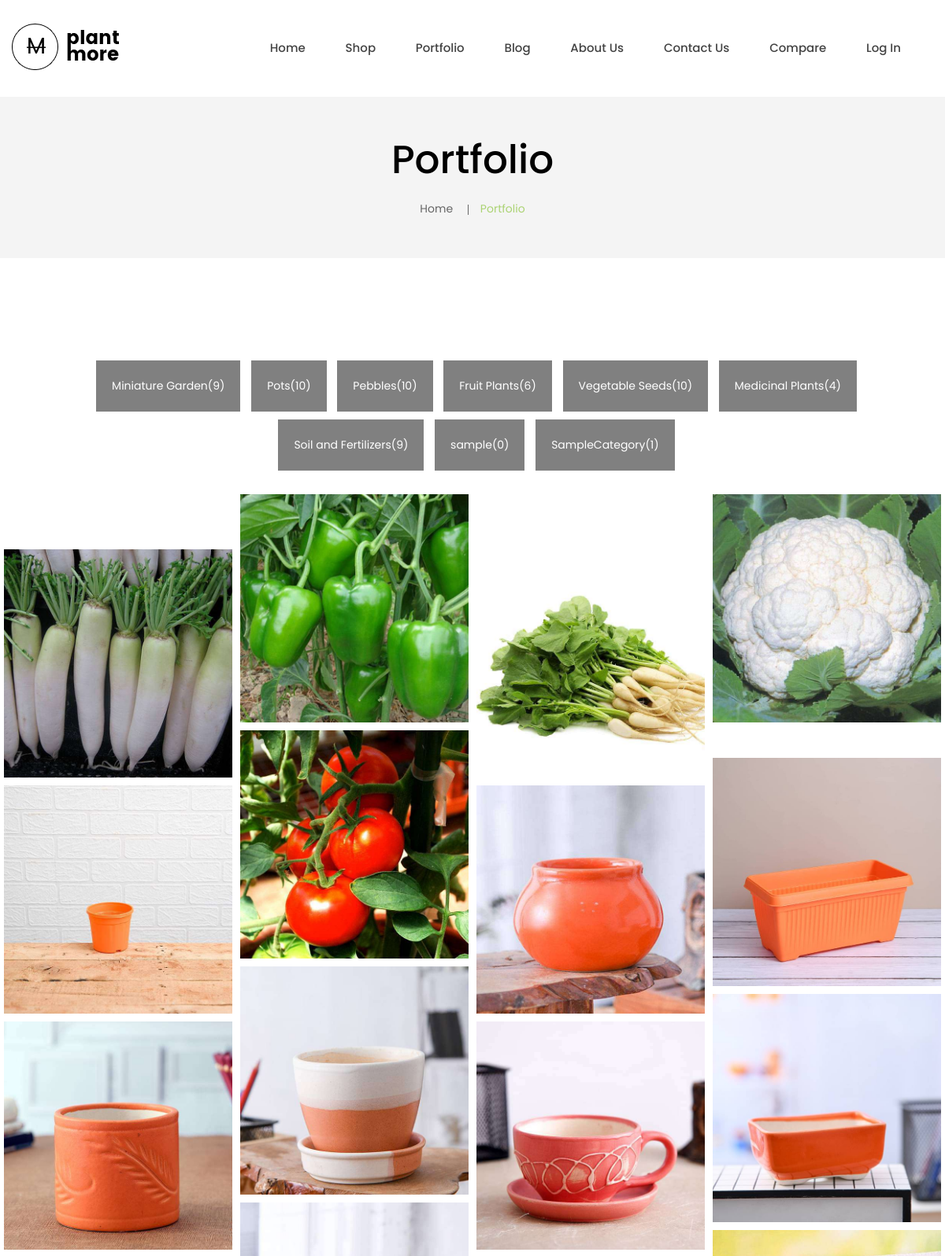
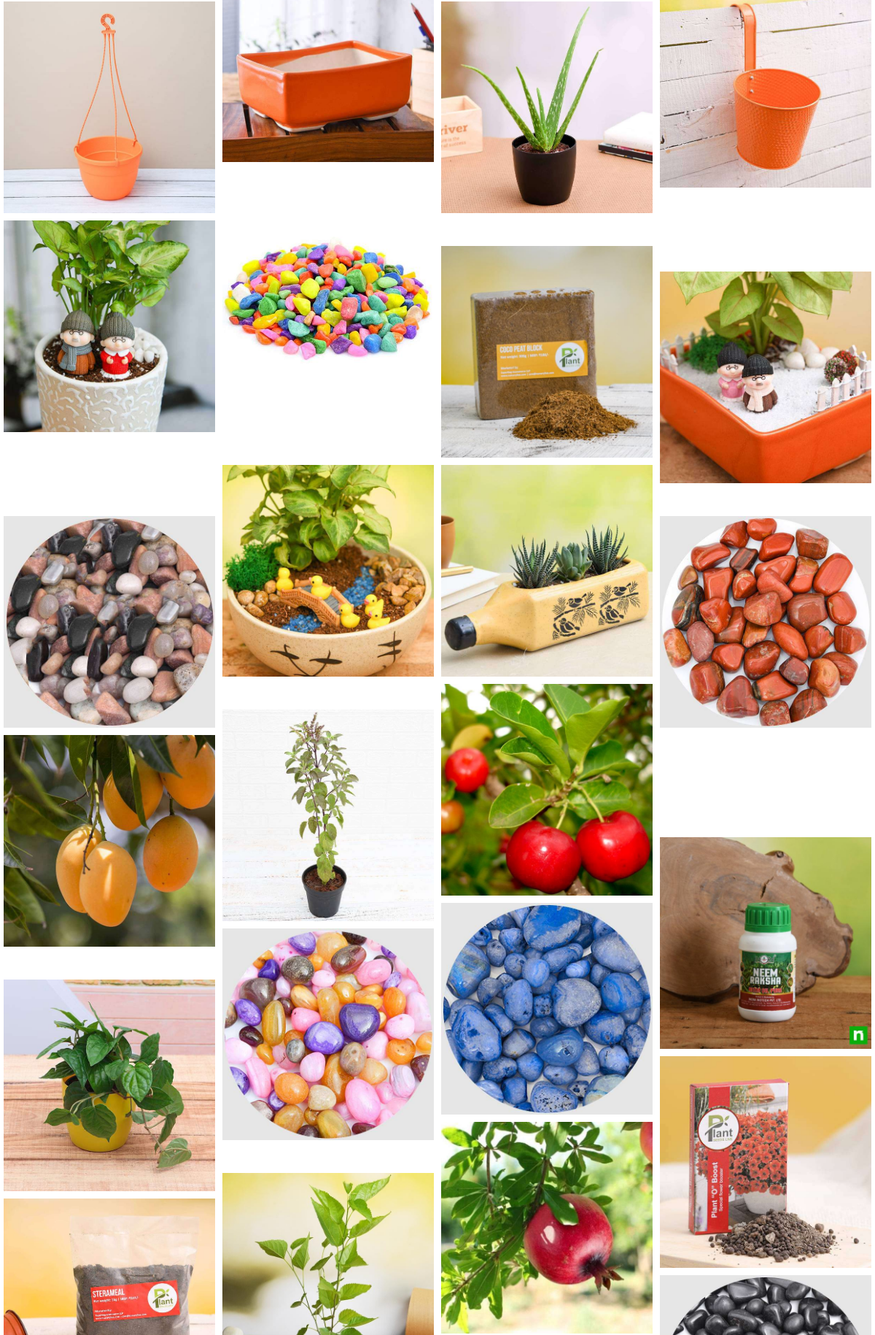
Screenshot of /portfolio.php (upper part) with the database file from the repository (2 pictures, top to bottom).
### tables this page shows
CREATE TABLE `tbl_category` (
  `id` int(11) NOT NULL,
  `category_name` varchar(50) NOT NULL,
  `image` text NOT NULL,
  `status` int(1) NOT NULL COMMENT '0-inactive\r\n1-active'
);

CREATE TABLE `tbl_product` (
  `id` int(11) NOT NULL,
  `category_id` int(11) NOT NULL,
  `image` text NOT NULL,
  `image1` text NOT NULL,
  `image2` text NOT NULL,
  `product_name` varchar(100) NOT NULL,
  `real_price` int(10) NOT NULL,
  `price` int(11) NOT NULL,
  `discount` int(11) NOT NULL,
  `stock` int(11) NOT NULL,
  `product_description` text NOT NULL,
  `status` int(1) NOT NULL COMMENT '0-inactive\r\n1-active'
);

### assets/libs/class.database.php (called while the page is built, shortened)
<?php
	class MySQLDatabase{
		private $connection;
		public function open_connection(){
			$this->connection = mysqli_connect( DB_SERVER, DB_USER, DB_PASS, DB_NAME);
			if (function_exists('mysqli_set_charset'))
				mysqli_set_charset($this->connection, 'utf8');
			else
				mysqli_query($this->connection, 'SET NAMES utf8');
		}
		public function query( $sql="" ){
			$result = mysqli_query( $this->connection, $sql);
			return $result;
		}
		public function fetch_array( $result ){
			return mysqli_fetch_array( $result );
		}
	}
	$database = new MySQLDatabase();
?>

### portfolio.php (the view, shortened to what this page needs)
<?php
include_once 'assets/libs/class.database.php';
global $database, $db;
?>
<!doctype html>
<html class="no-js" lang="en">
<head>
	<link rel="stylesheet" href="css/bootstrap.min.css">
    <link rel="stylesheet" href="css/linearicons.min.css">
    <link rel="stylesheet" href="css/font-awesome.min.css">
	<link rel="stylesheet" href="css/animate.css">
	<link rel="stylesheet" href="css/owl.carousel.min.css">
	<link rel="stylesheet" href="css/slick.css">
	<link rel="stylesheet" href="css/meanmenu.min.css">
	<link rel="stylesheet" href="css/easyzoom.css">
	<link rel="stylesheet" href="css/venobox.css">
	<link rel="stylesheet" href="css/jquery-ui.css">
	<link rel="stylesheet" href="css/nice-select.css">
	<link rel="stylesheet" href="style.css">
	<link rel="stylesheet" href="css/responsive.css">
</head>
<body>
	<div class="wrapper">
		<?php include('includes/header1.php') ?>
		<div class="breadcrumb-tow mb-120">
            <div class="container">
                <div class="row">
                    <div class="col-12">
                        <div class="breadcrumb-title">
                            <h1>Portfolio</h1>
                        </div>
                        <div class="breadcrumb-content breadcrumb-content-tow">
                            <ul>
                                <li><a href="index.php">Home</a></li>
                                <li class="active">Portfolio</li>
                            </ul>
                        </div>
                    </div>
                </div>
            </div>
        </div>
		<div class="protfolio-menu-area">
            <div class="container">
                <div class="row">
                    <div class="col-md-12">
                        <div class="protfolio-menu">
                            <ul class="protfolio-menu-active">
                                <?php
                                $sql1="SELECT * from `".TBL_CATEGORY."` WHERE `status`=1 ";
                                $result1 = $database->query($sql1);
                                while($row1 = $database->fetch_array($result1))
                                {
                                    $sql2="SELECT * from `".TBL_PRODUCT."` WHERE `category_id`='".$row1['id']."' AND status=1 ";
                                    $result2 = $database->query($sql2);
                                ?>
                                <a href="portfolio.php?category_id=<?php echo $row1['id'] ?>" style="color:white"><span style="color: white; background-color: grey; padding: 20px; margin-left: 10px; display:inline-block; margin-top: 10px;"><?php echo $row1['category_name'] ?><span>(<?php echo mysqli_num_rows($result2) ?>)</span></span></a>
                                <?php } ?>
                            </ul>
                        </div>
                    </div>
                </div>
            </div>
        </div>
		<div class="protfolio-item mb-80">
            <div class="container-fluid">
                <div class="row protfolio-active">
                    <?php
                    if(isset($_GET['category_id']))
                    {
                        $sql3="SELECT * from `".TBL_PRODUCT."` WHERE `category_id`='".$_GET['category_id']."' ";
                    }
                    else
                    {
                        $sql3="SELECT * from `".TBL_PRODUCT."` ORDER BY product_name ASC ";
                    }
                    $result3 = $database->query($sql3);
                    while($row3 = $database->fetch_array($result3))
                    {
                    ?>
                    <div class="col-md-6 col-lg-4 col-xl-3 grid-item company">
                        <div class="single-protfolio">
                            <div class="protfolio-img img-full">
                                <img src="admin/uploads/<?php echo $row3['image'] ?>" alt="">
                                <div class="content">
                                    <div class="portfolio-icon" style="width: 200px;">
                                    </div>
                                </div>
                            </div>
                        </div>
                    </div>
                    <?php } ?>
                </div>
            </div>
        </div>
      <?php include('includes/brand.php') ?>
	</div>
</body>
</html>

### rows the page displays
tbl_category: category_name "Miniature Garden", mysqli_num_rows($result2) "9"
tbl_category: category_name "Pots", mysqli_num_rows($result2) "10"
tbl_category: category_name "Pebbles", mysqli_num_rows($result2) "10"
tbl_category: category_name "Fruit Plants", mysqli_num_rows($result2) "6"
tbl_category: category_name "Vegetable Seeds", mysqli_num_rows($result2) "10"
tbl_category: category_name "Medicinal Plants", mysqli_num_rows($result2) "4"
tbl_category: category_name "Soil and Fertilizers", mysqli_num_rows($result2) "9"
tbl_category: category_name "sample", mysqli_num_rows($result2) "0"
tbl_category: category_name "SampleCategory", mysqli_num_rows($result2) "1"
tbl_product: image (picture)
tbl_product: image (picture)
tbl_product: image (picture)
tbl_product: image (picture)
tbl_product: image (picture)
tbl_product: image (picture)
tbl_product: image (picture)
tbl_product: image (picture)
tbl_product: image (picture)
tbl_product: image (picture)
tbl_product: image (picture)
tbl_product: image (picture)
tbl_product: image (picture)
tbl_product: image (picture)
tbl_product: image (picture)
tbl_product: image (picture)
tbl_product: image (picture)
tbl_product: image (picture)
tbl_product: image (picture)
tbl_product: image (picture)
tbl_product: image (picture)
tbl_product: image (picture)
tbl_product: image (picture)
tbl_product: image (picture)
tbl_product: image (picture)
tbl_product: image (picture)
tbl_product: image (picture)
tbl_product: image (picture)
tbl_product: image (picture)
tbl_product: image (picture)
tbl_product: image (picture)
tbl_product: image (picture)
tbl_product: image (picture)
tbl_product: image (picture)
tbl_product: image (picture)
tbl_product: image (picture)
